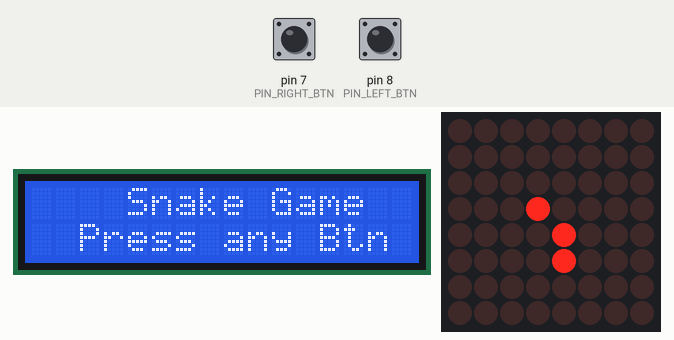
Simulated run of this sketch. Board: Arduino Uno, built with avr-gcc and run on an emulated ATmega328P. On the bench: 16×2 character LCD, 8×8 LED matrix. Inputs (shaded band) come from the test bench; at power-on: pin 7 (PIN_RIGHT_BTN) LOW, pin 8 (PIN_LEFT_BTN) LOW. Random numbers use the default seed unless the sketch sets one.

Above: at 1.2 s.
1.3 s: pin 7 (PIN_RIGHT_BTN) pulled HIGH for 0.15 s
At 4.1 s:
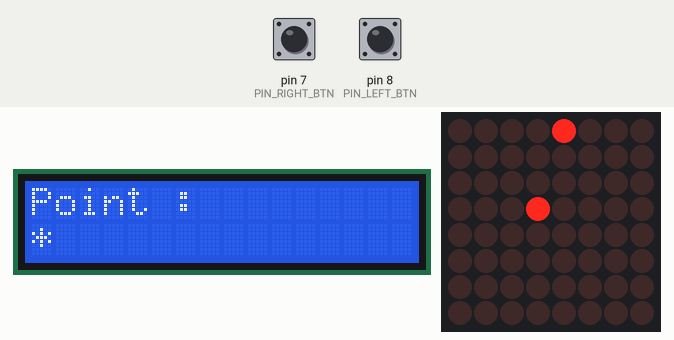
4.4 s: pin 8 (PIN_LEFT_BTN) pulled HIGH for 3.2 s
At 5.06 s:
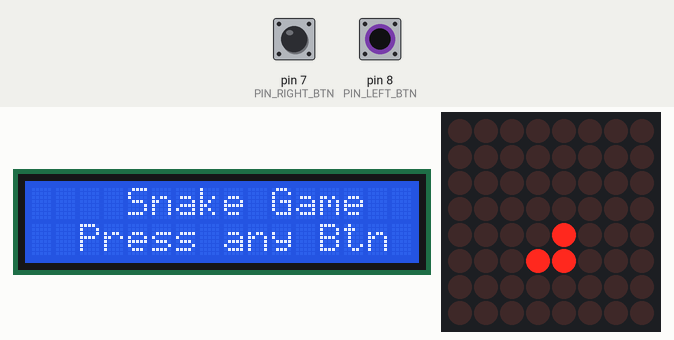
9.1 s: pin 7 (PIN_RIGHT_BTN) pulled HIGH for 1 s
At 10.32 s:
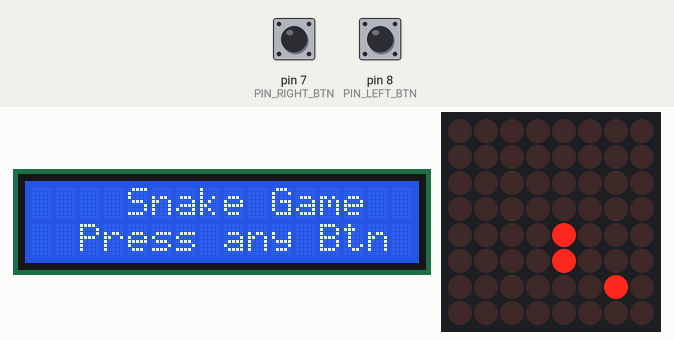
11.9 s: pin 8 (PIN_LEFT_BTN) pulled HIGH for 1 s
At 15.0 s:
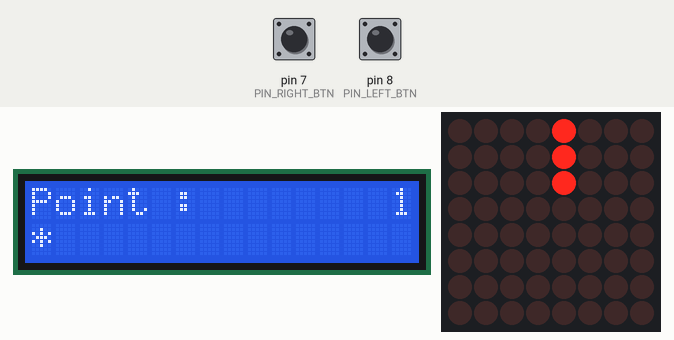
15.2 s: pin 8 (PIN_LEFT_BTN) pulled HIGH for 0.15 s
At 16.9 s:
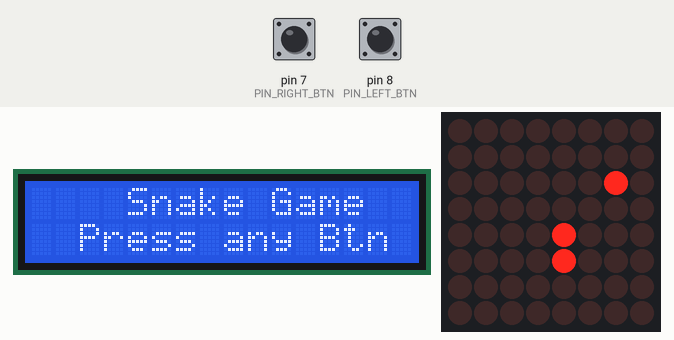
17.2 s: pin 7 (PIN_RIGHT_BTN) pulled HIGH for 3.2 s
At 22.5 s:
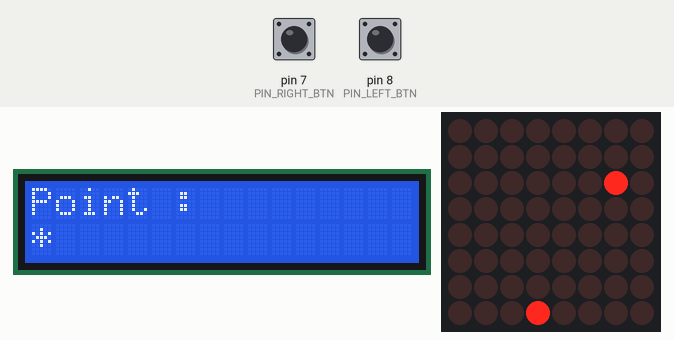
Timing chart, 0 to 22.9 s (numbered marks = the images above; inputs shaded):
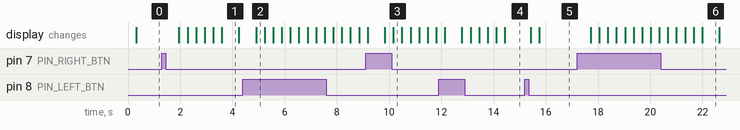

The sketch:

snake_game.ino
```cpp
#include "Game.h"

/*
1. 플레이어는 가운데에서 생성된다.
2. 생성된 플레이어의 길이는 2다.
3. 플레이어는 항상 앞으로 전진한다.
4. 버튼을 누르면 플레이어의 진행 방향을 전환한다.
5. 시계방향 버튼을 누르면 시계방향으로 90도 회전한다.
6. 반시계방향 버튼을 누르면 반시계방향으로 90도 회전한다.
7. 맵에 생성된 포인트를 획등하면 플레이어의 길이가 1 늘어난다.
8. 플레이어가 맵 밖으로 나가거나 자기 자신과 부딪칠 경우 게임이 종료된다.
*/

Game* game;

void setup() {
  game = new Game();
}

unsigned long elapsedTime = millis();
int frame = 4;

void loop() {
  game->input();

  if (millis() - elapsedTime > (unsigned long)(1000.0 / (double)frame)){
    game->update();

    game->refreshInput();
    elapsedTime = millis();
  }
  game->render();

  delay(50);
}
```

Coord.cpp
```cpp
#include "Coord.h"

Coord::Coord() {
  x = 0;
  y = 0;
}

Coord::Coord(int __x, int __y) {
  x = __x;
  y = __y;
}
```

Coord.h
```cpp
#ifndef __COORD__
#define __COORD__

struct Coord {
  Coord();
  Coord(int, int);

  int x;
  int y;
  bool operator==(const Coord &other) {
    return x == other.x && y == other.y;
  }
  Coord &operator+=(const Coord &other) {
    x += other.x;
    y += other.y;
    return *this;
  }
  Coord operator+(const Coord &other) {
    return Coord(x + other.x, y + other.y);
  }
};

#endif
```

Game.cpp
```cpp
#include "Game.h"
#include <Arduino.h>
#include <stdlib.h>
#include <time.h>

Game::Game() {
  // initialize 8x8 dot matrix.
  led = new LedControl(PIN_LED_DIN, PIN_LED_CLK, PIN_LED_CS);
  led->shutdown(0, false);
  led->setIntensity(0, 8);
  led->clearDisplay(0);
  // initialize i2c lcd.
  lcd = new LiquidCrystal_I2C(ADDRESS_LCD, 16, 2);
  lcd->init();
  lcd->backlight();
  // initialize buttons.
  pinMode(PIN_LEFT_BTN, INPUT);
  pinMode(PIN_RIGHT_BTN, INPUT);
  // initialize other game logic.
  refreshInput();
  srand(time(NULL));
  gameState = INIT;
}

void Game::initialize() {
  angle = 0;
  bodyCount = 0;

  addBody(Coord(MAP_WIDTH / 2, MAP_HEIGHT / 2));
  addBody(Coord(MAP_WIDTH / 2, MAP_HEIGHT / 2 + 1));
  createPoint();
  point = 0;

  // set lcd texts.
  strcpy(lcdStr[0], "    Snake Game  ");
  strcpy(lcdStr[1], "  Press any Btn ");
}

void Game::refreshInput() {
  for(int i=0; i<PIN_SIZE; i++){
    btnState[i] = false;
  }
}

void Game::input() {
  btnState[PIN_LEFT_BTN] |= digitalRead(PIN_LEFT_BTN) == 1;
  btnState[PIN_RIGHT_BTN] |= digitalRead(PIN_RIGHT_BTN) == 1;
}

void Game::update() {
  switch (gameState) {
    case INIT:
      initialize();
      gameState = READY;
    case READY:
      if (isAnyBtnPressed()) {
        gameState = RUN;
      }
      break;
    case RUN:
      // run game logics.
      if (isGameOver()) {
        gameState = GameState::END;
        break;
      }
      if (bodyCoords[0] + directions[angle] == pointCoord) {
        addBody(pointCoord);
        createPoint();
        point++;
      }
      moveBody();
      if (isLeftBtnPressed()) {
        rotateLeft();
      }
      if (isRightBtnPressed()) {
        rotateRight();
      }

      // set lcd texts.
      writePointToLcdStr();
      break;
    case END:
      strcpy(lcdStr[0], "    YOU DIED!   ");
      strcpy(lcdStr[1], "  Press any Btn ");
      if (isAnyBtnPressed()) {
        gameState = INIT;
      }
      break;
  }

}

void Game::moveBody() {
  for (int i = bodyCount - 1; i > 0; i--) {
    bodyCoords[i] = bodyCoords[i - 1];
  }
  bodyCoords[0] += directions[angle];
}

bool Game::isAnyBtnPressed() {
  return isLeftBtnPressed() || isRightBtnPressed();
}

bool Game::isLeftBtnPressed() {
  return btnState[PIN_LEFT_BTN];
}

bool Game::isRightBtnPressed() {
  return btnState[PIN_RIGHT_BTN];
}

void Game::rotateLeft() {
  angle = (angle + 1) % 4;
}

void Game::rotateRight() {
  angle = (angle + 3) % 4;
}

void Game::writePointToLcdStr() {
  strcpy(lcdStr[0], "Point :         ");
  strcpy(lcdStr[1], "                ");

  int pointCopy = point, i = 15;
  while (pointCopy) {
    lcdStr[0][i--] = pointCopy % 10 + '0';
    pointCopy /= 10;
  }
  for (i = 0; i < point / 4; i++) {
    lcdStr[1][i] = '-';
  }
  lcdStr[1][i] = '*';
}

bool Game::isGameOver() {
  for (int i = 0; i < bodyCount; i++) {
    for (int j = i + 1; j < bodyCount; j++) {
      if (bodyCoords[i] == bodyCoords[j]) {
        return true;
      }
    }
  }
  int x = bodyCoords[0].x, y = bodyCoords[0].y;
  if (x < 0 || x >= Game::MAP_WIDTH || y < 0 || y >= Game::MAP_HEIGHT) {
    return true;
  }
  return false;
}

void Game::addBody(Coord coord) {
  for (int i = bodyCount++; i > 0; i--) {
    bodyCoords[i] = bodyCoords[i - 1];
  }
  bodyCoords[0].x = coord.x;
  bodyCoords[0].y = coord.y;
}

void Game::createPoint() {
  int coord[64], size = 0;
  for (int i = 0; i < 64; i++) {
    if(i%8==0 || i%8==7 || i<8 || i>57) continue;
    bool isExist = false;
    for(int j = 0; j < bodyCount; j++) {
      if (i == bodyCoords[j].x + bodyCoords[j].y * MAP_HEIGHT) {
        isExist = true;
      }
    }
    if (isExist) {
      continue;
    }
    coord[size++] = i;
  }
  int randomCoord = rand() % size;
  pointCoord.x = coord[randomCoord] % MAP_HEIGHT;
  pointCoord.y = coord[randomCoord] / MAP_HEIGHT;
}

void Game::render() {
  lcd->setCursor(0, 0);
  lcd->print(lcdStr[0]);
  lcd->setCursor(0, 1);
  lcd->print(lcdStr[1]);

  led->clearDisplay(0);
  for (int i = 0; i < bodyCount; i++) {
    led->setLed(0, bodyCoords[i].y, bodyCoords[i].x, true);
  }
  led->setLed(0, pointCoord.y, pointCoord.x, true);
}

void strcpy(char* dest, char* src) {
  while (*src) {
    *dest++ = *src;
  }
}
```

Game.h
```cpp
#ifndef __GAME__
#define __GAME__

#include "Coord.h"

#include "LiquidCrystal_I2C.h"
#include "LedControl.h"

class Game {
public:
  Game();
  void initialize();
  void refreshInput();
  void input();
  void update();
  void render();

private:
  bool isAnyBtnPressed();
  bool isLeftBtnPressed();
  bool isRightBtnPressed();
  bool isGameOver();
  void addBody(Coord coord);
  void createPoint();
  void moveBody();
  void rotateLeft();
  void rotateRight();
  void writePointToLcdStr();

private:
  static const int MAP_WIDTH = 8;
  static const int MAP_HEIGHT = 8;

  enum GameState { INIT, READY, RUN, END };
  GameState gameState;

  Coord bodyCoords[64];
  int bodyCount = 0;

  Coord directions[4] = {
      {0, -1}, // UP
      {1, 0},  // RIGHT
      {0, 1},  // DOWN
      {-1, 0}  // LEFT
  };
  int angle;

  Coord pointCoord;
  int point;
private:
  LiquidCrystal_I2C* lcd;
  LedControl* led;
  const static int PIN_SIZE = 14;
  const int PIN_LED_DIN = 12;
  const int PIN_LED_CS = 11;
  const int PIN_LED_CLK = 10;
  const uint8_t ADDRESS_LCD = 0x27u;
  const int PIN_LEFT_BTN = 8;
  const int PIN_RIGHT_BTN = 7;
  bool btnState[PIN_SIZE];
  char lcdStr[2][17];
};

#endif
```

Measured:
- after the input at 1.3 s, the display: first changes after 0.65 s (image 1 shows a later state)
- after the input at 4.4 s, the display: changes after 0.51 s (image 2)
- after the input at 17.2 s, the display: first changes after 0.52 s (image 6 shows a later state)
- what the display in image 1 shows lasts 0.6 s, from 3.6 s to 4.2 s
